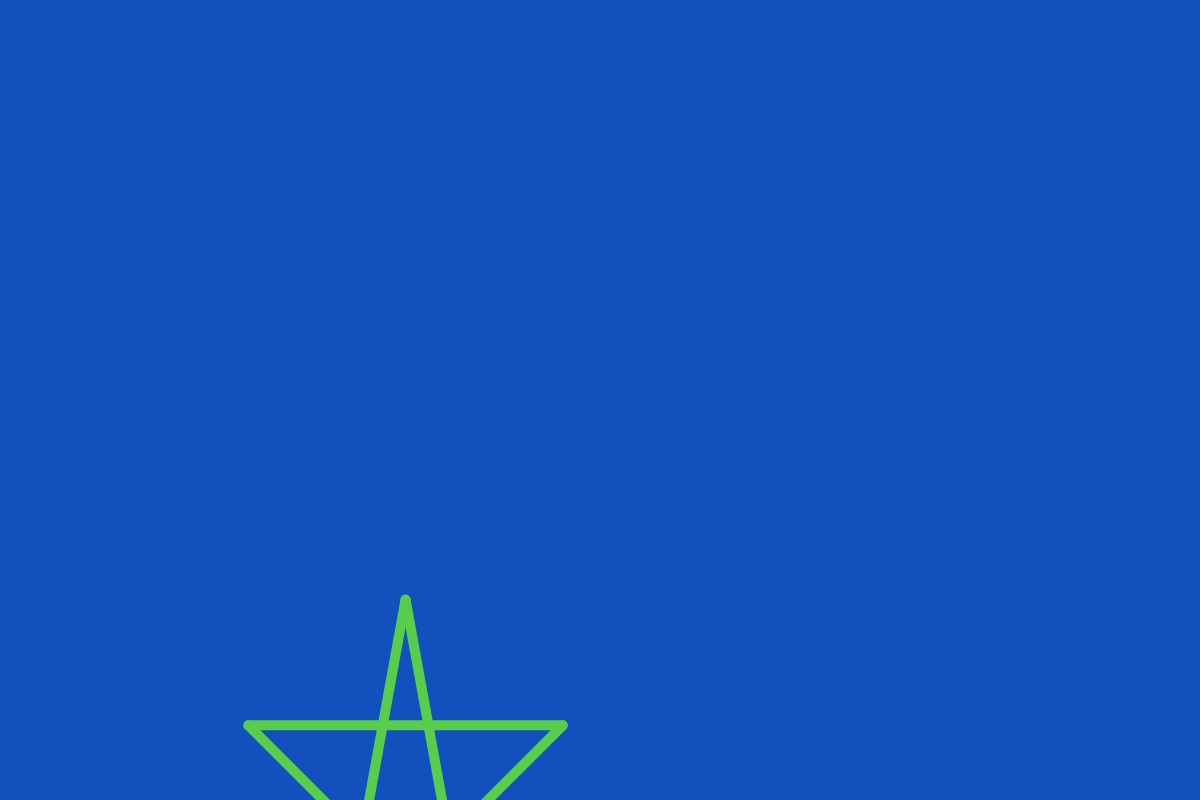
Frame 1 (no input)
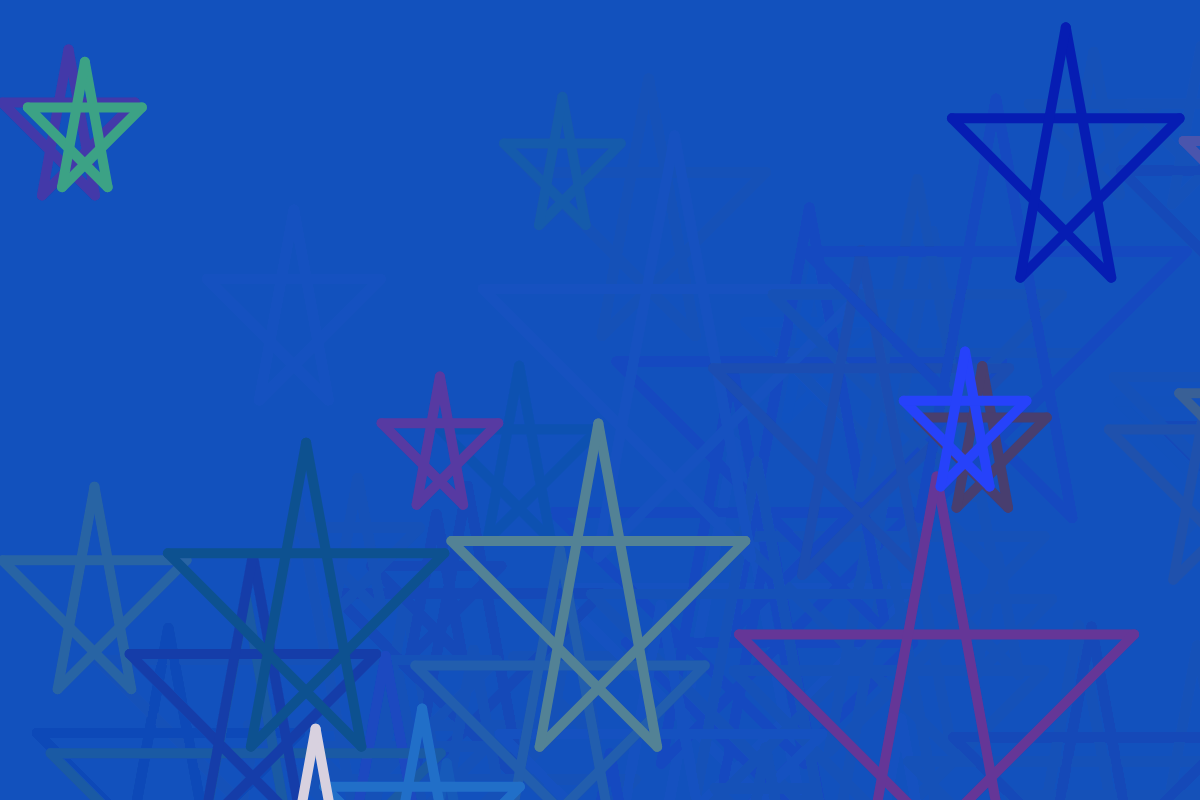
Frame 60 (no input)
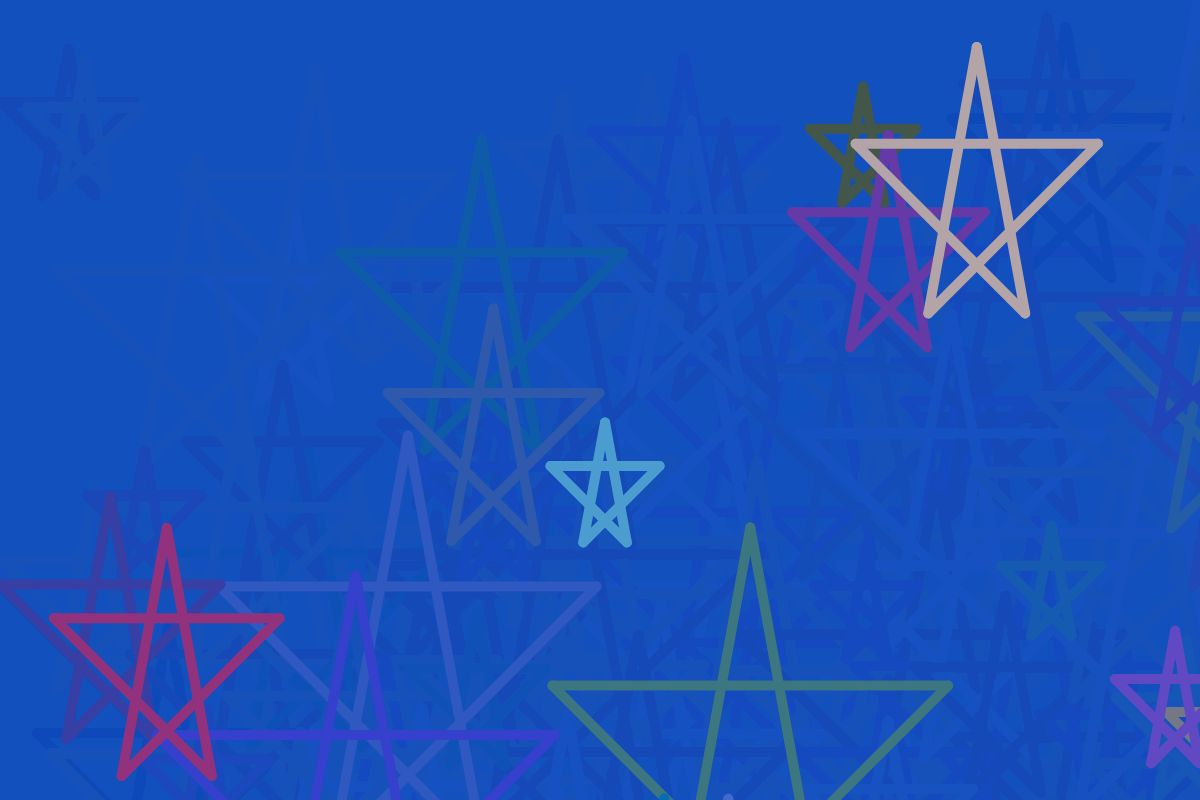
Frame 120 (the mouse pressed at the canvas centre since frame 60)

The p5.js sketch that drew these frames (run headless with seeded random() and noise() and a simulated clock; from frame 60 on, the mouse is pressed at the canvas centre):

// p5.js sketch
// ── sketch.js
var location1 = 10;
var location2 = 10;


var starArr = [
    [5, 0],
    [7, 11],
    [0, 4],
    [10, 4],
    [3, 11]
];
var idx = 0;


function setup() {
    // createCanvas(windowWidth, windowHeight);
    createCanvas(windowWidth, 800);
    background(18, 82, 189);
    // frameRate(20);


}

function draw() {

    background(18, 82, 189, 30);

    var randomSize = random(10, 40);
    var randomX = random(width);
    var randomY = random(height);


    drawStar(starArr, randomSize, randomX, randomY);

}


function drawStar(starArray, size, loc_x, loc_y){

    // set the location of the star
    translate(loc_x, loc_y);

    // create a random color for the whole star
    var col = color( random(255), random(255), random(255) );

    // draw all five lines of the star
    for (var idx = 0; idx < starArray.length; idx++) {

        // Ensure we loop back around to idx=0
        var idxPlus = (idx + 1) % starArr.length;

        // extract the locations for each point
        var x1 = starArray[idx][0] * size;
        var y1 = starArray[idx][1] * size;
        var x2 = starArray[idxPlus][0] * size;
        var y2 = starArray[idxPlus][1] * size;

        // draw a stick
        randomstick(x1, y1, x2, y2, col);

    }
}


function randomstick(x1, y1, x2, y2, col) {

    strokeWeight(10);
    stroke(col);

    line(x1, y1, x2, y2);

    return [x2, y2];
}
